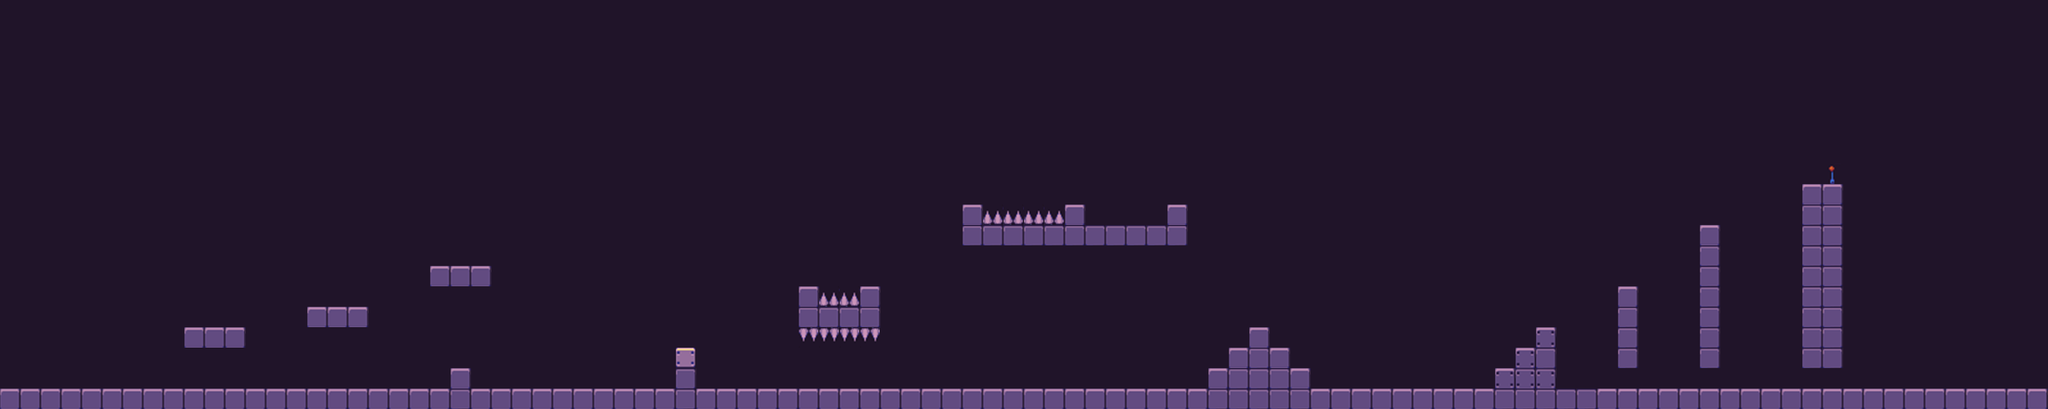

A 2D game scene composited from a Tiled map and its tileset images. What follows is a short description and the map's XML, with each tile layer's data collapsed to a summary:
An orthogonal 100x20 tile map with 24x24 px tiles, 4 tile layers (Background1, Platforms1, Danger1, LevelComplete1), 8 hidden layers not drawn, 2 tilesets and 24 objects.

<map version="1.0" orientation="orthogonal" renderorder="right-down" width="100" height="20" tilewidth="24" tileheight="24" nextobjectid="71">
 <tileset firstgid="1" name="spacey" tilewidth="24" tileheight="24" tilecount="576" columns="24">
  <image source="../images/sheet.png" width="576" height="576" />
 </tileset>
 <tileset firstgid="577" name="star2" tilewidth="24" tileheight="24" tilecount="1" columns="0">
  <tile id="0">
   <image width="24" height="24" source="../images/star2.png" />
  </tile>
 </tileset>
 <layer name="Background1" width="100" height="20">
  <data>[2000 cells, 2000 non-empty, 2 distinct tile ids]</data>
 </layer>
 <layer name="Platforms1" width="100" height="20">
  <data>[2000 cells, 176 non-empty, 5 distinct tile ids]</data>
 </layer>
 <layer name="Danger1" width="100" height="20">
  <data>[2000 cells, 10 non-empty, 2 distinct tile ids]</data>
 </layer>
 <layer name="LevelComplete1" width="100" height="20">
  <data>[2000 cells, 1 non-empty, 1 distinct tile ids]</data>
 </layer>
 <objectgroup name="Collectables1">
  <object id="41" gid="577" x="240" y="382" width="24" height="24" />
  <object id="42" gid="577" x="384" y="358" width="24" height="24" />
  <object id="43" gid="577" x="527" y="309" width="24" height="24" />
  <object id="44" gid="577" x="658" y="324" width="24" height="24" />
  <object id="45" gid="577" x="936.667" y="335" width="24" height="24" />
  <object id="46" gid="577" x="1007" y="335" width="24" height="24" />
  <object id="47" gid="577" x="1247" y="238.667" width="24" height="24" />
  <object id="48" gid="577" x="1367" y="240" width="24" height="24" />
  <object id="63" gid="577" x="1798.67" y="384" width="24" height="24" />
  <object id="64" gid="577" x="1990.67" y="262.667" width="24" height="24" />
  <object id="67" gid="577" x="1894.67" y="333.333" width="24" height="24" />
  <object id="68" gid="577" x="1489.33" y="214.667" width="24" height="24" />
 </objectgroup>
 <objectgroup name="VirusEnemies1">
  <object id="59" gid="339" x="1962.67" y="-338.667" width="24" height="24" />
  <object id="61" gid="505" x="1296" y="257.333" width="24" height="24" />
  <object id="62" gid="505" x="1628" y="453.333" width="24" height="24" />
  <object id="70" gid="505" x="641.333" y="454.667" width="24" height="24" />
 </objectgroup>
 <layer name="Background2" width="100" height="20" visible="0">
  <data>[2000 cells, 2000 non-empty, 1 distinct tile ids]</data>
 </layer>
 <layer name="Platforms2" width="100" height="20" visible="0">
  <data>[2000 cells, 119 non-empty, 1 distinct tile ids]</data>
 </layer>
 <layer name="Danger2" width="100" height="20" visible="0">
  <data>[2000 cells, 3 non-empty, 1 distinct tile ids]</data>
 </layer>
 <layer name="LevelComplete2" width="100" height="20" visible="0">
  <data>[2000 cells, 1 non-empty, 1 distinct tile ids]</data>
 </layer>
 <objectgroup name="Collectables2" visible="0">
  <object id="49" gid="577" x="240" y="382" width="24" height="24" />
  <object id="50" gid="577" x="384" y="358" width="24" height="24" />
  <object id="51" gid="577" x="527" y="309" width="24" height="24" />
  <object id="52" gid="577" x="658" y="324" width="24" height="24" />
  <object id="53" gid="577" x="958" y="335" width="24" height="24" />
  <object id="54" gid="577" x="1007" y="335" width="24" height="24" />
  <object id="55" gid="577" x="1127" y="336" width="24" height="24" />
  <object id="56" gid="577" x="1199" y="336" width="24" height="24" />
 </objectgroup>
 <objectgroup name="VirusEnemies2" visible="0" />
 <layer name="Background3" width="100" height="20" visible="0">
  <data>[2000 cells, 2000 non-empty, 1 distinct tile ids]</data>
 </layer>
 <layer name="Platforms3" width="100" height="20" visible="0">
  <data>[2000 cells, 100 non-empty, 1 distinct tile ids]</data>
 </layer>
 <layer name="Danger3" width="100" height="20" visible="0">
  <data>[2000 cells, 0 non-empty, 0 distinct tile ids]</data>
 </layer>
 <layer name="LevelComplete3" width="100" height="20" visible="0">
  <data>[2000 cells, 0 non-empty, 0 distinct tile ids]</data>
 </layer>
 <objectgroup name="Collectables3" visible="0" />
 <objectgroup name="VirusEnemies3" visible="0" />
</map>